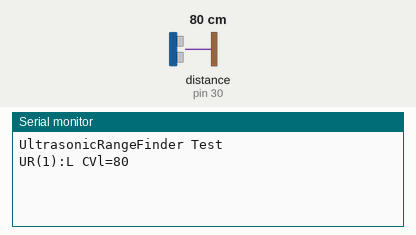
Recording of a sketch running on a simulated Arduino Mega 2560, built for the host (arithmetic inside an expression is 32-bit, double 64-bit). Parts: the last lines printed to the serial monitor. Wiring (inferred from the names in the program): ultrasonic range finder: trigger pin 31; echo pin 30. The test bench sets the inputs (shaded band); at power-on: distance to the obstacle (sensor on pin 30) 80 cm. The echo pulse lasts 58.3 µs per cm.

Above: at 2.8 s.
2.9 s: distance to the obstacle (sensor on pin 30) set to 2 cm
At 3.9 s:
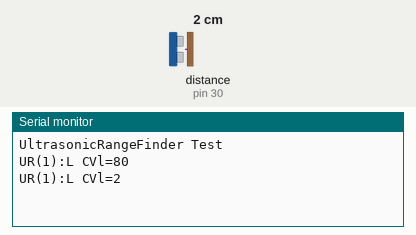
4.4 s: distance to the obstacle (sensor on pin 30) set to 4 cm
At 5.6 s:
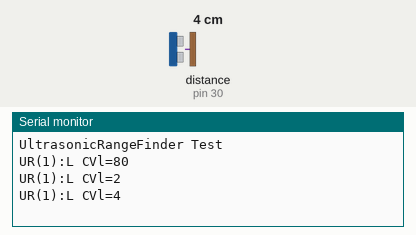

The sketch:

22-UltrasonicRangefinder.ino
```cpp
// (licence header left out)
#define LOG
#define LOG_LOOP
#include <Easy.h>

//*****************************************************************
// Parameter joystick
#define ECHO_PIN 30
#define TRIGGER_PIN 31
#define MEASURE_INTERVAL_MSEC 1000

void setup()
{
  //((*** Initialize: Configure your sketch here....
#ifdef LOG
  GetLog()->printf("UltrasonicRangeFinder Test");
#endif

  // Create sensor
  UltrasonicRangefinder* distanceSensor = new UltrasonicRangefinder(ECHO_PIN, TRIGGER_PIN, MEASURE_INTERVAL_MSEC);
 // ***))

  // Initialize control
  ControlManagerFactory::GetControlManager()->Setup();
}

//*****************************************************************
void loop() {
  //*** Run: No additional code is required

#ifdef LOG_LOOP_DEBUG
  GetLog()->println("Loop");
#endif

  ControlManagerFactory::GetControlManager()->Loop();

  delay(5);
}
```

Measured:
- after the input at 2.9 s, the serial monitor: prints a new line after 0.11 s (image 1)
- after the input at 4.4 s, the serial monitor: prints a new line after 0.61 s (image 2)
